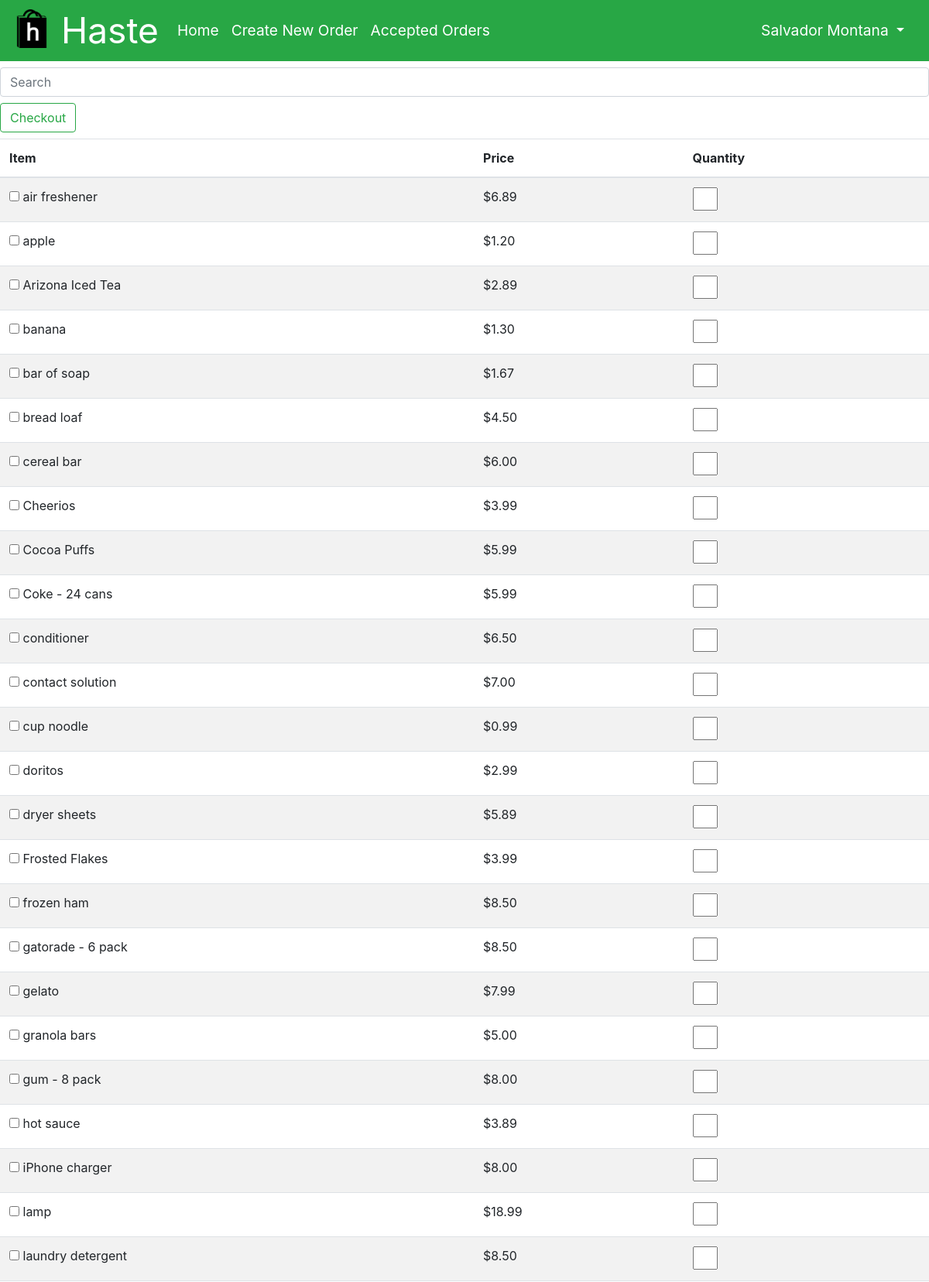
The app's page /neworder (signed in, upper part) with its own data.
### app/models.py (models this page shows, shortened)
class User(UserMixin, db.Model):
    id = db.Column(db.Integer, primary_key=True)
    phone = db.Column(db.String(10), index=True, unique=True)
    email = db.Column(db.String(128), index=True, unique=True)
    password_hash = db.Column(db.String(128))
    first_name = db.Column(db.String(48))
    last_name = db.Column(db.String(48))
    school = db.Column(db.String(128), index=True)
    orders = db.relationship('Order', foreign_keys='[Order.placed_by]', backref='author', lazy='dynamic', cascade="save-update")
    completed_orders = db.relationship('Order', foreign_keys='[Order.accepted_by]', backref='shopper', lazy='dynamic', cascade="save-update")
    balance = db.Column(db.Float, default=0)

class Item(db.Model):
    id = db.Column(db.Integer, unique=True, primary_key=True)
    name = db.Column(db.String(128), unique=True, index=True)
    price = db.Column(db.Float)
    in_content = db.relationship('Content', backref='item', lazy='dynamic')

### app/main/routes.py (the view, shortened to what this page needs)
@bp.route('/neworder', methods=['GET', 'POST'])
@login_required
def new_order():
    newdict = {}
    items = Item.query.order_by(collate(Item.name, 'NOCASE')).all()
    return render_template('new_order.html', items=items)

### app/models.py (called while the page is built)
@login.user_loader
def load_user(id):
    return User.query.get(int(id))

### app/templates/new_order.html (shortened to what this page needs)
{% extends "base.html" %}
{% block content %}
<div id="items">
    <form method="POST" enctype='application/json'>
        <input class="search form-control mt-2 mb-2" placeholder="Search">
        <button class="btn btn-outline-success mb-2" type="submit">Checkout</button>
        <table class="table table-striped">
            <thead>
                <tr>
                    <th>Item</th>
                    <th>Price</th>
                    <th>Quantity</th>
                </tr>
            </thead>
            <tbody class="list">
            {% for item in items %}
                <tr>
                    <td class="name"><input type="checkbox" id="{{ item.id }}" name="{{ item.id }}">
                        <label for="{{ item.id }}">{{ item.name }}</label></td>
                    <td class="price">{{ "$%.2f"|format(item.price) }}</td>
                    <td><input type="number" name="{{ item.id }}-quantity" min="0" step="1"></td>
                </tr>
            {% endfor %}
            </tbody>
        </table>
    </form>
</div>
{% endblock %}

### app/templates/base.html (shortened to what this page needs)
<!DOCTYPE html>
<html>
<head>
    <link href="https://stackpath.bootstrapcdn.com/bootstrap/4.1.3/css/bootstrap.min.css" rel="stylesheet">
    <link rel="stylesheet" type="text/css" href= "{{ url_for('static',filename='styles.css') }}">
</head>
<body>
    <nav class="navbar navbar-expand-lg navbar-dark bg-success">
        <a class="navbar-brand" href="{{ url_for('main.home') }}">
            <img src="{{ url_for('static',filename='logo.png') }}" width="50" height="50" alt="">
            Haste
        </a>
        <div class="collapse navbar-collapse" id="navbarSupportedContent">
            <ul class="navbar-nav mr-auto">
                <li class="nav-item active">
                    <a class="nav-link" href="{{ url_for('main.home') }}">Home<span class="sr-only">(current)</span></a>
                </li>
                <li class="nav-item active">
                    <a class="nav-link" href="{{ url_for('main.new_order') }}">Create New Order<span class="sr-only">(current)</span></a>
                </li>
                <li class="nav-item active">
                        <a class="nav-link" href="{{ url_for('main.accepted_orders') }}">Accepted Orders<span class="sr-only">(current)</span></a>
                </li>
            </ul>
            <div class="nav-item dropdown">
                <a class="nav-link dropdown-toggle text-white" href="#" id="navbarDropdown" role="button" data-toggle="dropdown" aria-haspopup="true" aria-expanded="false">
                    {{ current_user.first_name }} {{ current_user.last_name }}
                </a>
            </div>
        </div>
    </nav>
    {% block content %}{% endblock %}
</body>

### app/static/styles.css (style rules this page uses)
tbody.list tr td:nth-child(3) input { width: 2em; }
.navbar { padding: 0 1rem; font-size: 1.2rem; }
.navbar-brand { font-size: 2.4em !important; }
nav img { position: relative !important; bottom: 6px !important; }

### records on screen
User: first_name "Salvador", last_name "Montana"
Item: name "air freshener", price "$6.89"
Item: name "apple", price "$1.20"
Item: name "Arizona Iced Tea", price "$2.89"
Item: name "banana", price "$1.30"
Item: name "bar of soap", price "$1.67"
Item: name "bread loaf", price "$4.50"
Item: name "cereal bar", price "$6.00"
Item: name "Cheerios", price "$3.99"
Item: name "Cocoa Puffs", price "$5.99"
Item: name "Coke - 24 cans", price "$5.99"
Item: name "conditioner", price "$6.50"
Item: name "contact solution", price "$7.00"
Item: name "cup noodle", price "$0.99"
Item: name "doritos", price "$2.99"
Item: name "dryer sheets", price "$5.89"
Item: name "Frosted Flakes", price "$3.99"
Item: name "frozen ham", price "$8.50"
Item: name "gatorade - 6 pack", price "$8.50"
Item: name "gelato", price "$7.99"
Item: name "granola bars", price "$5.00"
Item: name "gum - 8 pack", price "$8.00"
Item: name "hot sauce", price "$3.89"
Item: name "iPhone charger", price "$8.00"
Item: name "lamp", price "$18.99"
Item: name "laundry detergent", price "$8.50"
